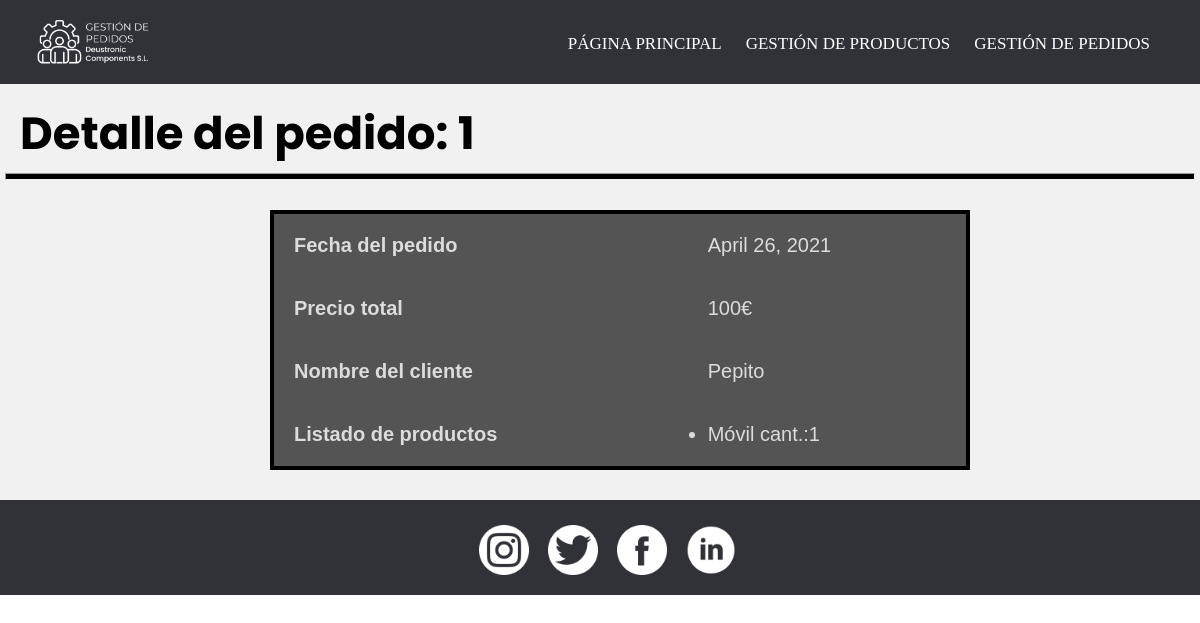
Before: /gestionDePedidos/detallePedido/1/ with the older database file.
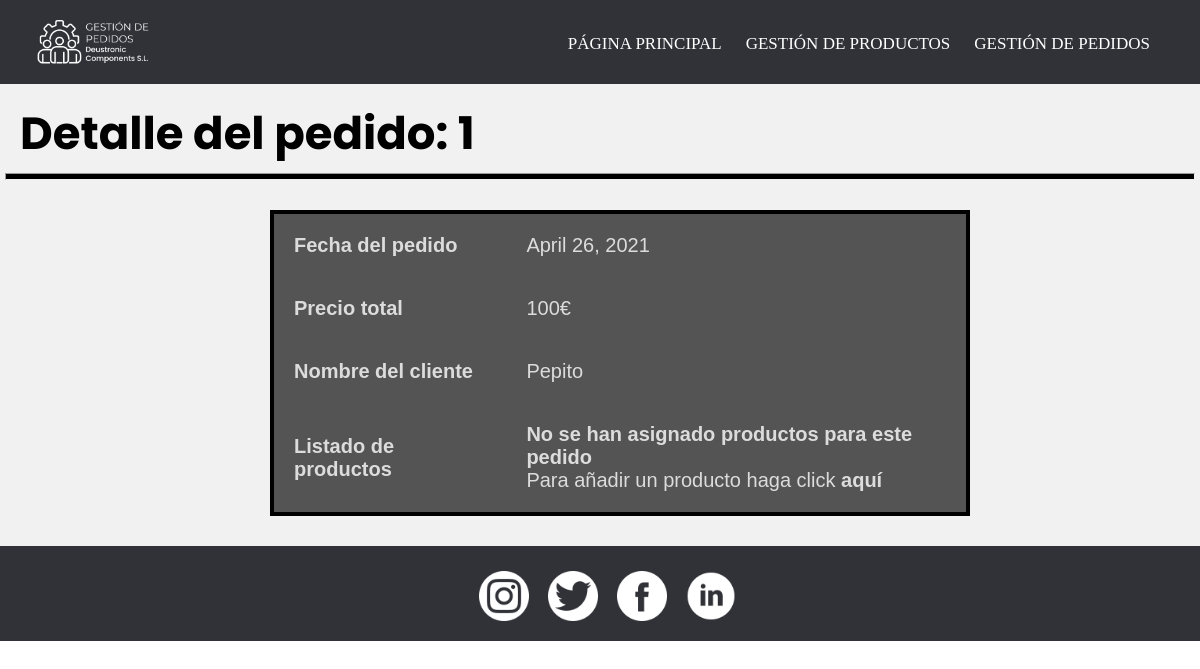
After: the same page with the newer database file.
### appGestionDePedidos/models.py (models this page shows)
class Compone(models.Model):
    producto = models.ForeignKey(Producto, on_delete=models.CASCADE)
    pedido = models.ForeignKey(Pedido, on_delete=models.CASCADE)
    cantidad = models.IntegerField()

class Producto(models.Model):
    precio = models.IntegerField()
    nombre = models.CharField(max_length=50)
    descripcion = models.TextField(max_length=50)
    categoria = models.CharField(max_length=50)
    componentes = models.ManyToManyField(Componente, through = 'Consta') #esto nos crea la tabla intermedia de la n-m invisible producto-componente
    def __str__(self):
        return self.nombre

### appGestionDePedidos/views.py (the view)
# urls.py: path('detallePedido/<int:pk>/', PedidoDetailView.as_view(), name = 'detallePedido'),
class PedidoDetailView(DetailView):
        model = Pedido
        template_name = 'detallePedido.html'
        context_object_name = 'detalle_pedido'

### appGestionDePedidos/models.py (called while the page is built)
    def __str__(self):
        return self.nombre

### appGestionDePedidos/templates/detallePedido.html
{% extends "base.html" %}
{% load static %}
{% block content %}
    <header>
        <h2 class="pagSecundarias">Detalle del pedido: {{detalle_pedido.id}}</h2>
        <hr>
    </header>
    <div class="detalle">
        <table>
            <tr>
                <th>Fecha del pedido</th>
                <td>{{ detalle_pedido.fecha }}</td>
            </tr>
            <tr>
                <th>Precio total</th>
                <td>{{ detalle_pedido.precioTotal }}€</td>
            </tr>
            <tr>
                <th>Nombre del cliente</th>
                <td>{{ detalle_pedido.cliente }}</td>
            </tr>
            <tr>
                <th>Listado de productos</th>
                <td>
                    {% if detalle_pedido.compone_set.all %}
                        <ul>
                            {% for productos in detalle_pedido.compone_set.all %}
                                <li>{{productos.producto}} cant.:{{productos.cantidad}}</li>
                            {% endfor %}
                        </ul>
                    {% else %}
                        <h4>No se han asignado productos para este pedido</h4>
                        <p>Para añadir un producto haga click <a href="{% url 'anyadirProducto' %}">aquí</a></p>
                    {% endif %}
                </td>
            </tr>
        </table>
    </div>
{% endblock %}

Changed rows visible on the page:
removed Compone: producto "Móvil", cantidad "1"
Other visible differences:
text now shown: "No se han asignado productos para este pedido Para añadir un producto haga click aquí"
